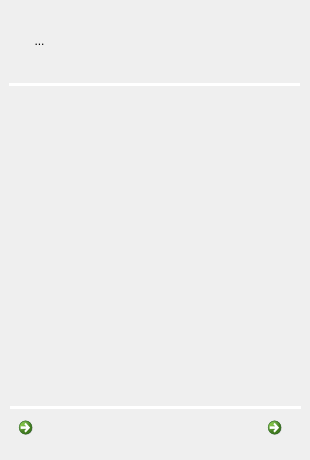
      <widget class="QWidget" name="arcWeldingOutputParametersPage">
       <widget class="QWidget" name="arcWeldingOutputParametersWidget" native="true">
        <property name="geometry">
         <rect>
          <x>10</x>
          <y>10</y>
          <width>61</width>
          <height>61</height>
         </rect>
        </property>
        <widget class="QToolButton" name="arcWeldingOutputParametersToolButton">
         <property name="geometry">
          <rect>
           <x>2</x>
           <y>3</y>
           <width>55</width>
           <height>55</height>
          </rect>
         </property>
         <property name="toolTip">
          <string>Click to Select Outputs</string>
         </property>
         <property name="text">
          <string>...</string>
         </property>
         <property name="icon">
          <iconset resource="adapHMIModule.qrc">
           <normaloff>:/adapHMIResources/images/Btn_Output.png</normaloff>:/adapHMIResources/images/Btn_Output.png</iconset>
         </property>
         <property name="iconSize">
          <size>
           <width>58</width>
           <height>58</height>
          </size>
         </property>
         <property name="autoRaise">
          <bool>true</bool>
         </property>
        </widget>
       </widget>
       <widget class="Line" name="arcWeldingOutputParametersLowerLine">
        <property name="geometry">
         <rect>
          <x>10</x>
          <y>399</y>
          <width>291</width>
          <height>16</height>
         </rect>
        </property>
        <property name="styleSheet">
         <string notr="true">color: rgb(255, 255, 255);</string>
        </property>
        <property name="frameShadow">
         <enum>QFrame::Plain</enum>
        </property>
        <property name="lineWidth">
         <number>3</number>
        </property>
        <property name="orientation">
         <enum>Qt::Horizontal</enum>
        </property>
       </widget>
       <widget class="QCommandLinkButton" name="arcWeldingOutputParametersBackButton">
        <property name="geometry">
         <rect>
          <x>11</x>
          <y>410</y>
          <width>41</width>
          <height>41</height>
         </rect>
        </property>
        <property name="toolTip">
         <string>Go Back to Input Parameters</string>
        </property>
        <property name="text">
         <string/>
        </property>
        <property name="icon">
         <iconset resource="adapHMIModule.qrc">
          <normaloff>:/adapHMIResources/images/Btn_Back.png</normaloff>:/adapHMIResources/images/Btn_Back.png</iconset>
        </property>
        <property name="iconSize">
         <size>
          <width>25</width>
          <height>25</height>
         </size>
        </property>
       </widget>
       <widget class="Line" name="arcWeldingOutputParametersUpperLine">
        <property name="geometry">
         <rect>
          <x>9</x>
          <y>76</y>
          <width>291</width>
          <height>16</height>
         </rect>
        </property>
        <property name="styleSheet">
         <string notr="true">color: rgb(255, 255, 255);</string>
        </property>
        <property name="frameShadow">
         <enum>QFrame::Plain</enum>
        </property>
        <property name="lineWidth">
         <number>3</number>
        </property>
        <property name="orientation">
         <enum>Qt::Horizontal</enum>
        </property>
       </widget>
       <widget class="QWidget" name="arcWeldingOutputParametersBodyWidget" native="true">
        <property name="geometry">
         <rect>
          <x>10</x>
          <y>96</y>
          <width>0</width>
          <height>0</height>
         </rect>
        </property>
        <property name="autoFillBackground">
         <bool>false</bool>
        </property>
        <property name="styleSheet">
         <string notr="true">background-color: rgba(150,150, 150);</string>
        </property>
        <widget class="QWidget" name="arcWeldingOutputAdditionalParameterWidget" native="true">
         <property name="geometry">
          <rect>
           <x>10</x>
           <y>214</y>
           <width>0</width>
           <height>0</height>
          </rect>
         </property>
         <property name="styleSheet">
          <string notr="true">background-color: rgba(150,150, 150)</string>
         </property>
         <widget class="QLabel" name="arcWeldingOutputSelectWeavingRequiredLabel">
          <property name="geometry">
           <rect>
            <x>5</x>
            <y>1</y>
            <width>101</width>
            <height>21</height>
           </rect>
          </property>
          <property name="styleSheet">
           <string notr="true">background-color: rgba(150,150, 150, 200);</string>
          </property>
          <property name="text">
           <string>&lt;html&gt;&lt;head/&gt;&lt;body&gt;&lt;p&gt;&lt;span style=&quot; font-weight:600; color:#000000;&quot;&gt;Select Weaving&lt;/span&gt;&lt;/p&gt;&lt;/body&gt;&lt;/html&gt;</string>
          </property>
          <property name="scaledContents">
           <bool>false</bool>
          </property>
          <property name="alignment">
           <set>Qt::AlignCenter</set>
          </property>
          <property name="wordWrap">
           <bool>false</bool>
          </property>
         </widget>
         <widget class="QCheckBox" name="arcWeldingOutputAmplitudeCheckBox">
          <property name="geometry">
           <rect>
            <x>37</x>
            <y>20</y>
            <width>61</width>
            <height>51</height>
           </rect>
          </property>
          <property name="text">
           <string/>
          </property>
          <property name="icon">
           <iconset resource="adapHMIModule.qrc">
            <normaloff>:/adapHMIResources/images/Ico_WvAmplitude.png</normaloff>:/adapHMIResources/images/Ico_WvAmplitude.png</iconset>
          </property>
          <property name="iconSize">
           <size>
            <width>50</width>
            <height>50</height>
           </size>
          </property>
         </widget>
         <widget class="QCheckBox" name="arcWeldingOutputFrequencyCheckBox">
          <property name="geometry">
           <rect>
            <x>164</x>
            <y>20</y>
            <width>61</width>
            <height>51</height>
           </rect>
          </property>
          <property name="text">
           <string/>
          </property>
          <property name="icon">
           <iconset resource="adapHMIModule.qrc">
            <normaloff>:/adapHMIResources/images/Ico_WvFrequency.png</normaloff>:/adapHMIResources/images/Ico_WvFrequency.png</iconset>
          </property>
          <property name="iconSize">
           <size>
            <width>50</width>
            <height>50</height>
           </size>
          </property>
         </widget>
        </widget>
        <widget class="QWidget" name="arcWeldingWireFeedParamterWidget" native="true">
         <property name="geometry">
          <rect>
           <x>10</x>
           <y>38</y>
           <width>271</width>
           <height>41</height>
          </rect>
         </property>
         <widget class="QCheckBox" name="arcWeldingOutputWireFeedCheckBox">
          <property name="geometry">
           <rect>
            <x>9</x>
            <y>3</y>
            <width>61</width>
            <height>31</height>
           </rect>
          </property>
          <property name="text">
           <string/>
          </property>
          <property name="icon">
           <iconset resource="adapHMIModule.qrc">
            <normaloff>:/adapHMIResources/images/Ico_WFS.png</normaloff>:/adapHMIResources/images/Ico_WFS.png</iconset>
          </property>
          <property name="iconSize">
           <size>
            <width>50</width>
            <height>50</height>
           </size>
          </property>
         </widget>
         <widget class="QComboBox" name="arcWeldingOutputWireFeedFilterComboBox">
          <property name="enabled">
           <bool>false</bool>
          </property>
          <property name="geometry">
           <rect>
            <x>108</x>
            <y>5</y>
            <width>41</width>
            <height>31</height>
           </rect>
          </property>
          <item>
           <property name="text">
            <string>--</string>
           </property>
          </item>
          <item>
           <property name="text">
            <string/>
           </property>
           <property name="icon">
            <iconset resource="adapHMIModule.qrc">
             <normaloff>:/adapHMIResources/images/Ico_None.png</normaloff>:/adapHMIResources/images/Ico_None.png</iconset>
           </property>
          </item>
          <item>
           <property name="text">
            <string/>
           </property>
           <property name="icon">
            <iconset resource="adapHMIModule.qrc">
             <normaloff>:/adapHMIResources/images/Ico_Low.png</normaloff>:/adapHMIResources/images/Ico_Low.png</iconset>
           </property>
          </item>
          <item>
           <property name="text">
            <string/>
           </property>
           <property name="icon">
            <iconset resource="adapHMIModule.qrc">
             <normaloff>:/adapHMIResources/images/Ico_Medium.png</normaloff>:/adapHMIResources/images/Ico_Medium.png</iconset>
           </property>
          </item>
          <item>
           <property name="text">
            <string/>
           </property>
           <property name="icon">
            <iconset resource="adapHMIModule.qrc">
             <normaloff>:/adapHMIResources/images/Ico_High.png</normaloff>:/adapHMIResources/images/Ico_High.png</iconset>
           </property>
          </item>
         </widget>
         <widget class="QComboBox" name="arcWeldingOutputWireFeedNoMatchComboBox">
          <property name="enabled">
           <bool>false</bool>
          </property>
          <property name="geometry">
           <rect>
            <x>200</x>
            <y>5</y>
            <width>41</width>
            <height>31</height>
           </rect>
          </property>
          <item>
           <property name="text">
            <string>--</string>
           </property>
          </item>
          <item>
           <property name="text">
            <string/>
           </property>
           <property name="icon">
            <iconset resource="adapHMIModule.qrc">
             <normaloff>:/adapHMIResources/images/Ico_MaintainOutput.png</normaloff>:/adapHMIResources/images/Ico_MaintainOutput.png</iconset>
           </property>
          </item>
          <item>
           <property name="text">
            <string/>
           </property>
           <property name="icon">
            <iconset resource="adapHMIModule.qrc">
             <normaloff>:/adapHMIResources/images/Ico_ResetToNormal.png</normaloff>:/adapHMIResources/images/Ico_ResetToNormal.png</iconset>
           </property>
          </item>
         </widget>
        </widget>
        <widget class="QWidget" name="arcWeldingOutputLabelWidget" native="true">
         <property name="geometry">
          <rect>
           <x>10</x>
           <y>4</y>
           <width>271</width>
           <height>31</height>
          </rect>
         </property>
         <widget class="QLabel" name="adapParametersLabelWidgetOutputLabel">
          <property name="geometry">
           <rect>
            <x>3</x>
            <y>5</y>
            <width>81</width>
            <height>20</height>
           </rect>
          </property>
          <property name="text">
           <string>&lt;html&gt;&lt;head/&gt;&lt;body&gt;&lt;p align=&quot;center&quot;&gt;&lt;span style=&quot; font-size:13pt; font-weight:600;&quot;&gt;OUTPUT&lt;/span&gt;&lt;/p&gt;&lt;/body&gt;&lt;/html&gt;</string>
          </property>
         </widget>
         <widget class="QLabel" name="adapParametersLabelWidgetFilterLabel">
          <property name="geometry">
           <rect>
            <x>89</x>
            <y>5</y>
            <width>81</width>
            <height>20</height>
           </rect>
          </property>
          <property name="text">
           <string>&lt;html&gt;&lt;head/&gt;&lt;body&gt;&lt;p align=&quot;center&quot;&gt;&lt;span style=&quot; font-size:13pt; font-weight:600;&quot;&gt;FILTER&lt;/span&gt;&lt;/p&gt;&lt;/body&gt;&lt;/html&gt;</string>
          </property>
         </widget>
         <widget class="QLabel" name="adapParametersLabelWidgetNoMatchLabel">
          <property name="geometry">
           <rect>
            <x>176</x>
            <y>5</y>
            <width>91</width>
            <height>20</height>
           </rect>
          </property>
          <property name="text">
           <string>&lt;html&gt;&lt;head/&gt;&lt;body&gt;&lt;p align=&quot;center&quot;&gt;&lt;span style=&quot; font-size:13pt; font-weight:600;&quot;&gt;NOMATCH&lt;/span&gt;&lt;/p&gt;&lt;/body&gt;&lt;/html&gt;</string>
          </property>
         </widget>
        </widget>
        <widget class="QWidget" name="arcWeldingCurrentParamterWidget" native="true">
         <property name="geometry">
          <rect>
           <x>10</x>
           <y>82</y>
           <width>271</width>
           <height>41</height>
          </rect>
         </property>
         <widget class="QCheckBox" name="arcWeldingOutputCurrentCheckBox">
          <property name="geometry">
           <rect>
            <x>10</x>
            <y>4</y>
            <width>61</width>
            <height>31</height>
           </rect>
          </property>
          <property name="text">
           <string/>
          </property>
          <property name="icon">
           <iconset resource="adapHMIModule.qrc">
            <normaloff>:/adapHMIResources/images/Ico_Current.png</normaloff>:/adapHMIResources/images/Ico_Current.png</iconset>
          </property>
          <property name="iconSize">
           <size>
            <width>50</width>
            <height>50</height>
           </size>
          </property>
         </widget>
         <widget class="QComboBox" name="arcWeldingOutputCurrentFilterComboBox">
          <property name="enabled">
           <bool>false</bool>
          </property>
          <property name="geometry">
           <rect>
            <x>108</x>
            <y>5</y>
            <width>41</width>
            <height>31</height>
           </rect>
          </property>
          <item>
           <property name="text">
            <string>--</string>
           </property>
          </item>
          <item>
           <property name="text">
            <string/>
           </property>
           <property name="icon">
            <iconset resource="adapHMIModule.qrc">
             <normaloff>:/adapHMIResources/images/Ico_None.png</normaloff>:/adapHMIResources/images/Ico_None.png</iconset>
           </property>
          </item>
          <item>
           <property name="text">
            <string/>
           </property>
           <property name="icon">
            <iconset resource="adapHMIModule.qrc">
             <normaloff>:/adapHMIResources/images/Ico_Low.png</normaloff>:/adapHMIResources/images/Ico_Low.png</iconset>
           </property>
          </item>
          <item>
           <property name="text">
            <string/>
           </property>
           <property name="icon">
            <iconset resource="adapHMIModule.qrc">
             <normaloff>:/adapHMIResources/images/Ico_Medium.png</normaloff>:/adapHMIResources/images/Ico_Medium.png</iconset>
           </property>
          </item>
          <item>
           <property name="text">
            <string/>
           </property>
           <property name="icon">
            <iconset resource="adapHMIModule.qrc">
             <normaloff>:/adapHMIResources/images/Ico_High.png</normaloff>:/adapHMIResources/images/Ico_High.png</iconset>
           </property>
          </item>
         </widget>
         <widget class="QComboBox" name="arcWeldingOutputCurrentNoMatchComboBox">
          <property name="enabled">
           <bool>false</bool>
          </property>
          <property name="geometry">
           <rect>
            <x>200</x>
            <y>5</y>
            <width>41</width>
            <height>31</height>
           </rect>
          </property>
          <item>
           <property name="text">
            <string>--</string>
           </property>
          </item>
          <item>
           <property name="text">
            <string/>
           </property>
           <property name="icon">
            <iconset resource="adapHMIModule.qrc">
             <normaloff>:/adapHMIResources/images/Ico_MaintainOutput.png</normaloff>:/adapHMIResources/images/Ico_MaintainOutput.png</iconset>
           </property>
          </item>
          <item>
           <property name="text">
            <string/>
           </property>
           <property name="icon">
            <iconset resource="adapHMIModule.qrc">
             <normaloff>:/adapHMIResources/images/Ico_ResetToNormal.png</normaloff>:/adapHMIResources/images/Ico_ResetToNormal.png</iconset>
           </property>
          </item>
         </widget>
        </widget>
        <widget class="QWidget" name="arcWeldingVoltageParamterWidget" native="true">
         <property name="geometry">
          <rect>
           <x>10</x>
           <y>126</y>
           <width>271</width>
           <height>41</height>
          </rect>
         </property>
         <widget class="QCheckBox" name="arcWeldingOutputVoltageCheckBox">
          <property name="geometry">
           <rect>
            <x>10</x>
            <y>5</y>
            <width>61</width>
            <height>31</height>
           </rect>
          </property>
          <property name="text">
           <string/>
          </property>
          <property name="icon">
           <iconset resource="adapHMIModule.qrc">
            <normaloff>:/adapHMIResources/images/Ico_Voltage.png</normaloff>:/adapHMIResources/images/Ico_Voltage.png</iconset>
          </property>
          <property name="iconSize">
           <size>
            <width>50</width>
            <height>50</height>
           </size>
          </property>
         </widget>
         <widget class="QComboBox" name="arcWeldingOutputVoltageFilterComboBox">
          <property name="enabled">
           <bool>false</bool>
          </property>
          <property name="geometry">
           <rect>
            <x>108</x>
            <y>5</y>
            <width>41</width>
            <height>31</height>
           </rect>
          </property>
          <item>
           <property name="text">
            <string>--</string>
           </property>
          </item>
          <item>
           <property name="text">
            <string/>
           </property>
           <property name="icon">
            <iconset resource="adapHMIModule.qrc">
             <normaloff>:/adapHMIResources/images/Ico_None.png</normaloff>:/adapHMIResources/images/Ico_None.png</iconset>
           </property>
          </item>
          <item>
           <property name="text">
            <string/>
           </property>
           <property name="icon">
            <iconset resource="adapHMIModule.qrc">
             <normaloff>:/adapHMIResources/images/Ico_Low.png</normaloff>:/adapHMIResources/images/Ico_Low.png</iconset>
           </property>
          </item>
          <item>
           <property name="text">
            <string/>
           </property>
           <property name="icon">
            <iconset resource="adapHMIModule.qrc">
             <normaloff>:/adapHMIResources/images/Ico_Medium.png</normaloff>:/adapHMIResources/images/Ico_Medium.png</iconset>
           </property>
          </item>
          <item>
           <property name="text">
            <string/>
           </property>
           <property name="icon">
            <iconset resource="adapHMIModule.qrc">
             <normaloff>:/adapHMIResources/images/Ico_High.png</normaloff>:/adapHMIResources/images/Ico_High.png</iconset>
           </property>
          </item>
         </widget>
         <widget class="QComboBox" name="arcWeldingOutputVoltageNoMatchComboBox">
          <property name="enabled">
           <bool>false</bool>
          </property>
          <property name="geometry">
           <rect>
            <x>200</x>
            <y>5</y>
            <width>41</width>
            <height>31</height>
           </rect>
          </property>
          <item>
           <property name="text">
            <string>--</string>
           </property>
          </item>
          <item>
           <property name="text">
            <string/>
           </property>
           <property name="icon">
            <iconset resource="adapHMIModule.qrc">
             <normaloff>:/adapHMIResources/images/Ico_MaintainOutput.png</normaloff>:/adapHMIResources/images/Ico_MaintainOutput.png</iconset>
           </property>
          </item>
          <item>
           <property name="text">
            <string/>
           </property>
           <property name="icon">
            <iconset resource="adapHMIModule.qrc">
             <normaloff>:/adapHMIResources/images/Ico_ResetToNormal.png</normaloff>:/adapHMIResources/images/Ico_ResetToNormal.png</iconset>
           </property>
          </item>
         </widget>
        </widget>
        <widget class="QWidget" name="arcWeldingTravelSpeedParamterWidget" native="true">
         <property name="geometry">
          <rect>
           <x>10</x>
           <y>170</y>
           <width>271</width>
           <height>41</height>
          </rect>
         </property>
         <widget class="QCheckBox" name="arcWeldingOutputTravelSpeedCheckBox">
          <property name="geometry">
           <rect>
            <x>10</x>
            <y>5</y>
            <width>61</width>
            <height>31</height>
           </rect>
          </property>
          <property name="text">
           <string/>
          </property>
          <property name="icon">
           <iconset resource="adapHMIModule.qrc">
            <normaloff>:/adapHMIResources/images/Ico_TravelSpeed.png</normaloff>:/adapHMIResources/images/Ico_TravelSpeed.png</iconset>
          </property>
          <property name="iconSize">
           <size>
            <width>50</width>
            <height>50</height>
           </size>
          </property>
         </widget>
         <widget class="QComboBox" name="arcWeldingOutputTravelSpeedFilterComboBox">
          <property name="enabled">
           <bool>false</bool>
          </property>
          <property name="geometry">
           <rect>
            <x>108</x>
            <y>5</y>
            <width>41</width>
            <height>31</height>
           </rect>
          </property>
          <item>
           <property name="text">
            <string>--</string>
           </property>
          </item>
          <item>
           <property name="text">
            <string/>
           </property>
           <property name="icon">
            <iconset resource="adapHMIModule.qrc">
             <normaloff>:/adapHMIResources/images/Ico_None.png</normaloff>:/adapHMIResources/images/Ico_None.png</iconset>
           </property>
          </item>
          <item>
           <property name="text">
            <string/>
           </property>
           <property name="icon">
            <iconset resource="adapHMIModule.qrc">
             <normaloff>:/adapHMIResources/images/Ico_Low.png</normaloff>:/adapHMIResources/images/Ico_Low.png</iconset>
           </property>
          </item>
          <item>
           <property name="text">
            <string/>
           </property>
           <property name="icon">
            <iconset resource="adapHMIModule.qrc">
             <normaloff>:/adapHMIResources/images/Ico_Medium.png</normaloff>:/adapHMIResources/images/Ico_Medium.png</iconset>
           </property>
          </item>
          <item>
           <property name="text">
            <string/>
           </property>
           <property name="icon">
            <iconset resource="adapHMIModule.qrc">
             <normaloff>:/adapHMIResources/images/Ico_High.png</normaloff>:/adapHMIResources/images/Ico_High.png</iconset>
           </property>
          </item>
         </widget>
         <widget class="QComboBox" name="arcWeldingOutputTravelSpeedNoMatchComboBox">
          <property name="enabled">
           <bool>false</bool>
          </property>
          <property name="geometry">
           <rect>
            <x>200</x>
            <y>5</y>
            <width>41</width>
            <height>31</height>
           </rect>
          </property>
          <item>
           <property name="text">
            <string>--</string>
           </property>
          </item>
          <item>
           <property name="text">
            <string/>
           </property>
           <property name="icon">
            <iconset resource="adapHMIModule.qrc">
             <normaloff>:/adapHMIResources/images/Ico_MaintainOutput.png</normaloff>:/adapHMIResources/images/Ico_MaintainOutput.png</iconset>
           </property>
          </item>
          <item>
           <property name="text">
            <string/>
           </property>
           <property name="icon">
            <iconset resource="adapHMIModule.qrc">
             <normaloff>:/adapHMIResources/images/Ico_ResetToNormal.png</normaloff>:/adapHMIResources/images/Ico_ResetToNormal.png</iconset>
           </property>
          </item>
         </widget>
        </widget>
       </widget>
       <widget class="QCommandLinkButton" name="arcWeldingOutputParametersFrontButton">
        <property name="geometry">
         <rect>
          <x>260</x>
          <y>410</y>
          <width>41</width>
          <height>41</height>
         </rect>
        </property>
        <property name="toolTip">
         <string>Click to goto LUT Block</string>
        </property>
        <property name="text">
         <string/>
        </property>
        <property name="icon">
         <iconset resource="adapHMIModule.qrc">
          <normaloff>:/adapHMIResources/images/Btn_Front.png</normaloff>:/adapHMIResources/images/Btn_Front.png</iconset>
        </property>
        <property name="iconSize">
         <size>
          <width>25</width>
          <height>25</height>
         </size>
        </property>
       </widget>
       <zorder>arcWeldingOutputParametersWidget</zorder>
       <zorder>arcWeldingOutputParametersLowerLine</zorder>
       <zorder>arcWeldingOutputParametersUpperLine</zorder>
       <zorder>arcWeldingOutputParametersBodyWidget</zorder>
       <zorder>arcWeldingOutputParametersFrontButton</zorder>
       <zorder>arcWeldingOutputParametersBackButton</zorder>
      </widget>
